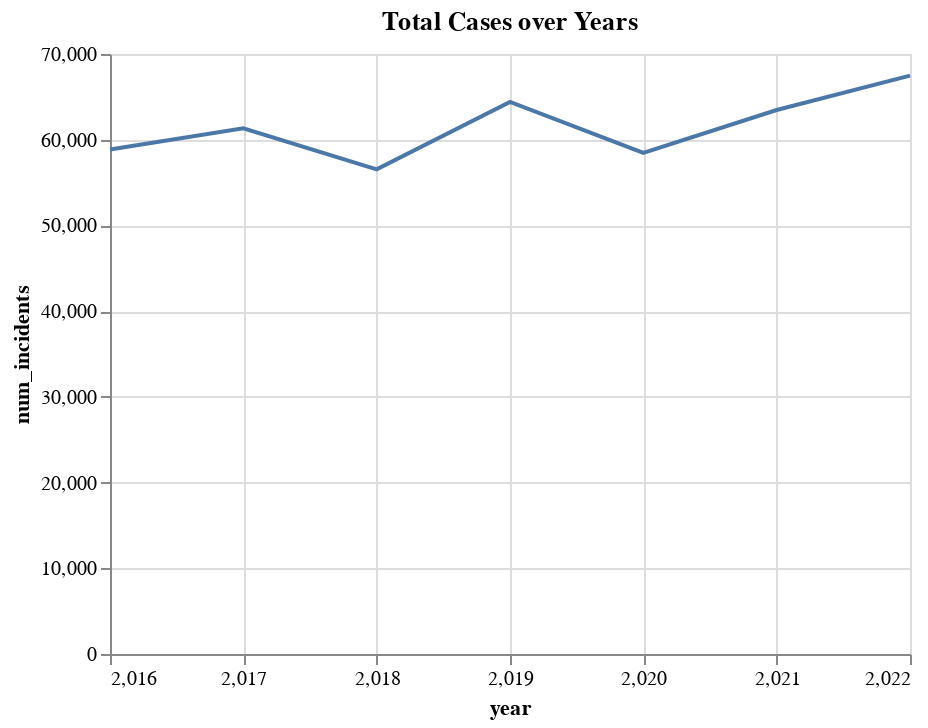

Notebook code cell kept with this figure:
### Code cell
alt.Chart(crime_per_year).mark_line().encode(
    x=alt.X("year:Q", axis=alt.Axis(tickMinStep=1)),
    y="num_incidents:Q"
).properties(
    title="Total Cases over Years"
)

### Figure 1 — Vega-Lite specification as saved in the notebook (floating-point values rounded to 4 significant figures)
{"config": {"view": {"continuousWidth": 400, "continuousHeight": 300}}, "data": {"name": "data-785d924b7443d7fba668e24677c4bc02"}, "mark": "line", "encoding": {"x": {"type": "quantitative", "axis": {"tickMinStep": 1}, "field": "year"}, "y": {"type": "quantitative", "field": "num_incidents"}}, "title": "Total Cases over Years", "$schema": "https://vega.github.io/schema/vega-lite/v4.8.1.json", "datasets": {"data-785d924b7443d7fba668e24677c4bc02": [{"year": 2016, "num_incidents": 58870}, {"year": 2017, "num_incidents": 61328}, {"year": 2018, "num_incidents": 56547}, {"year": 2019, "num_incidents": 64411}, {"year": 2020, "num_incidents": 58452}, {"year": 2021, "num_incidents": 63465}, {"year": 2022, "num_incidents": 67470}]}}
